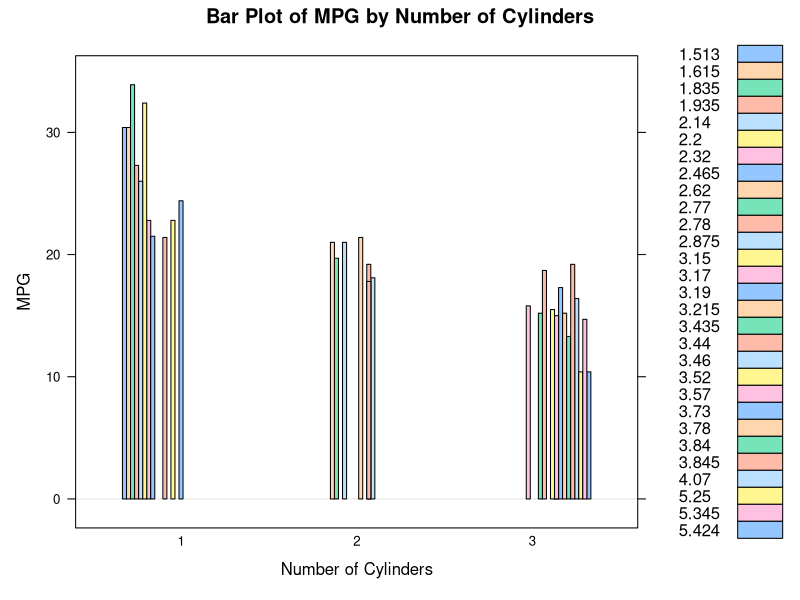
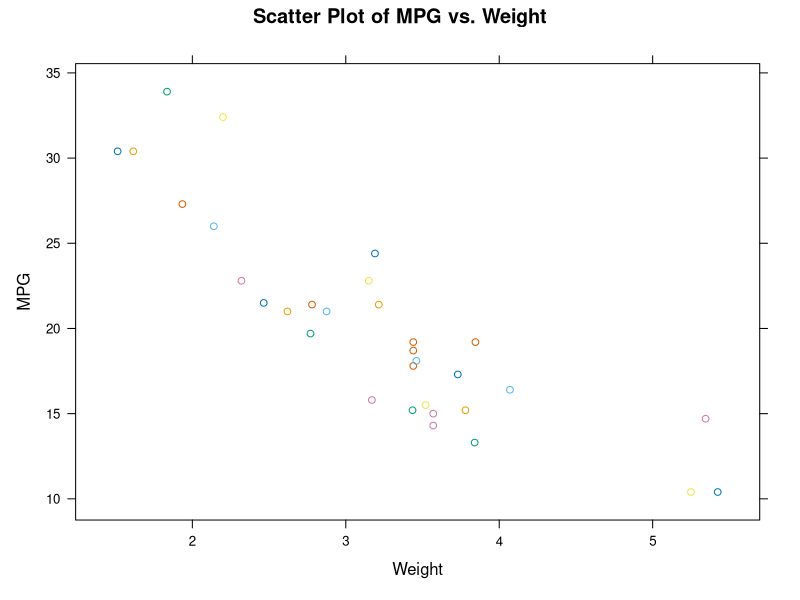
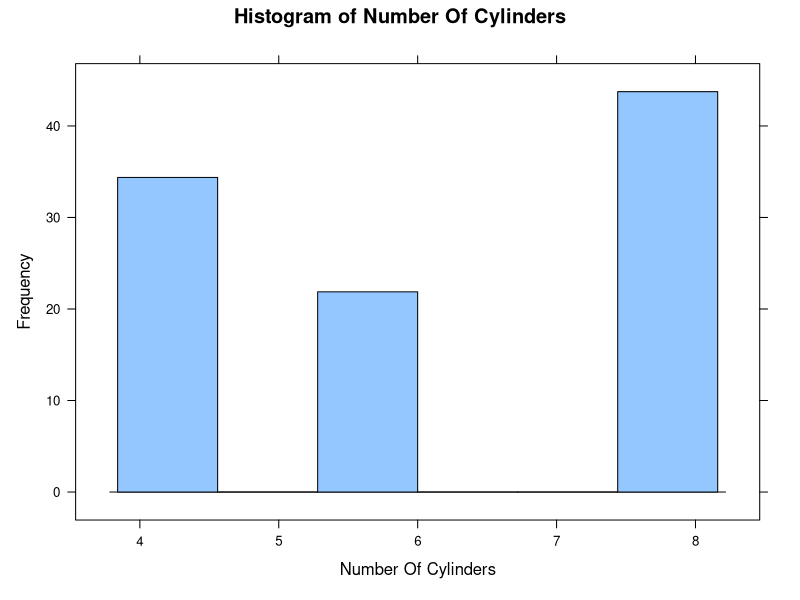
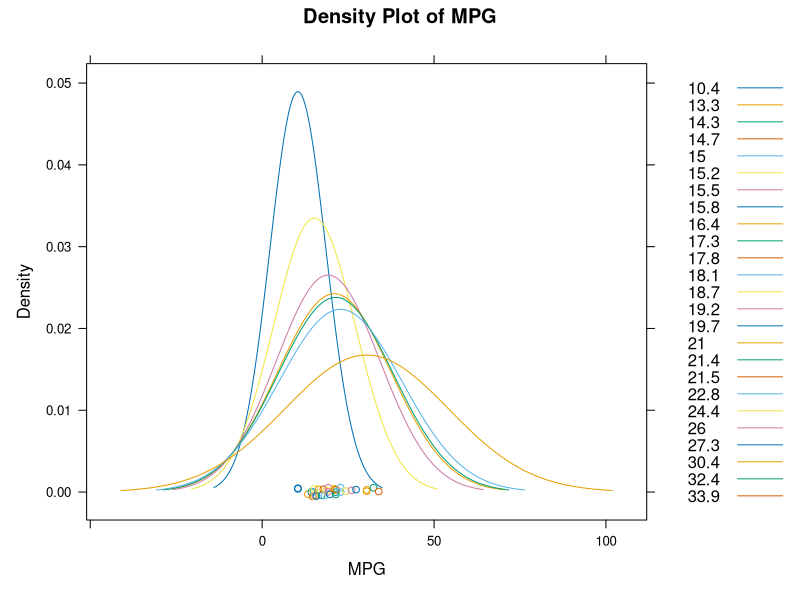

Write R code to recreate these figures, in order.
library(lattice)
data(mtcars)
head(mtcars)

barchart(mpg ~ cyl, data = mtcars, origin = 0,
         main = "Bar Plot of MPG by Number of Cylinders",
         xlab = "Number of Cylinders",
         ylab = "MPG",
         horizontal=FALSE,
         group=wt,auto.key = TRUE
)

xyplot(mpg ~ wt, data = mtcars,
       main = "Scatter Plot of MPG vs. Weight",
       xlab = "Weight",
       ylab = "MPG",group=wt)

histogram( ~cyl, data = mtcars,
           main = "Histogram of Number Of Cylinders",
           xlab = "Number Of Cylinders",
           ylab = "Frequency")

densityplot(~mpg, data = mtcars,
            main = "Density Plot of MPG",
            xlab = "MPG",group=mpg,auto.key = TRUE)
